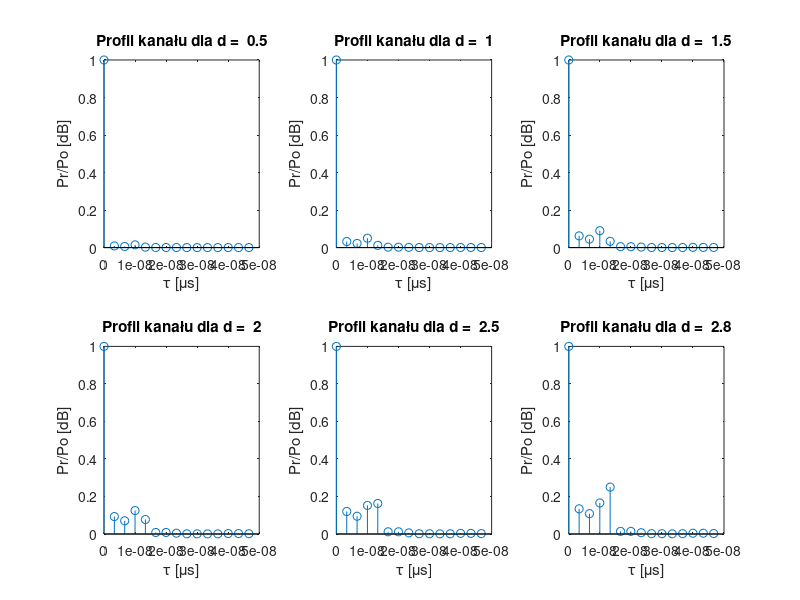
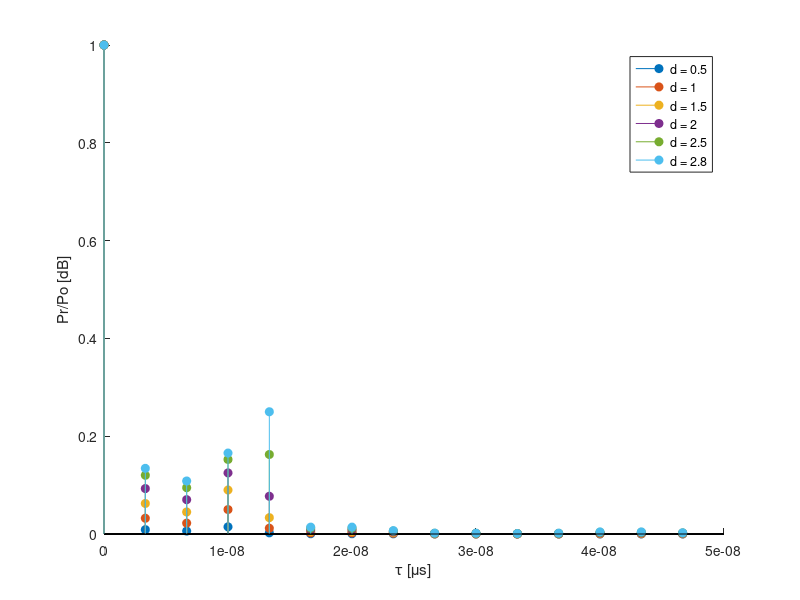
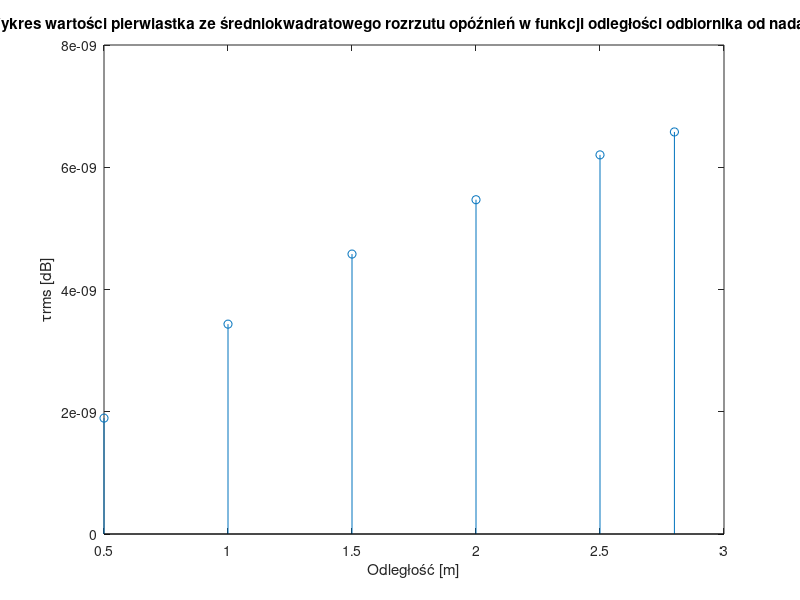
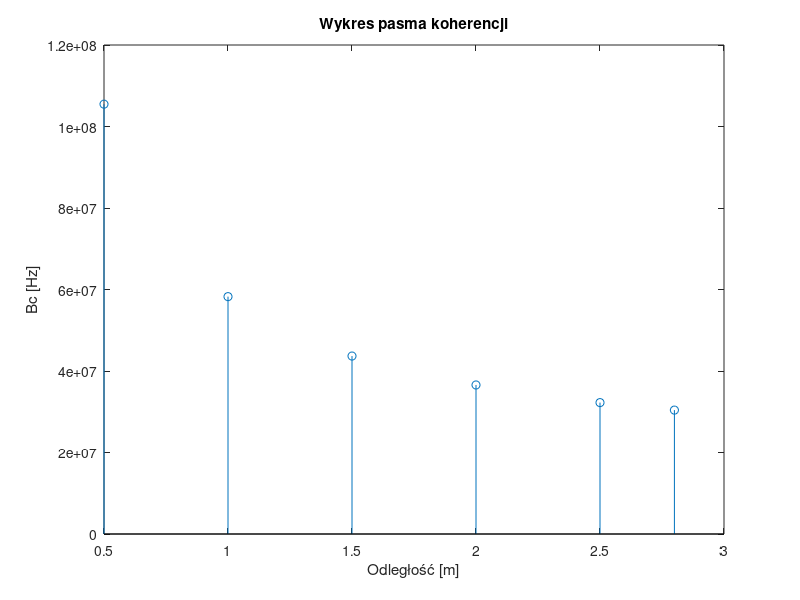

Here is the MATLAB script that generated these plots, in order:
clear;
clear all;
f = 3.6 * 10^9;               %częstotliwość
c = 3 * 10^8;                 %prędkość światła
d_max = 2.8;                  %długość pokoju
s_max = 2.6;                  %szerokość pokoju
h_max = 2.6;                  %wysokość pokoju
step1 = 0.005;   
a = -0.5;                       %współczynnik odbicia
h_anten = 1;                  %wysokość anteny
%d = [1:step1:d_max];          %zakres dla zadania 1

d = [0.5 1 1.5 2 2.5 2.8];
absprpo = [];
for i = 1 : 1 : 6
    %%%%%%%%%%%%%%%%%%%%%%%%%%%%%%%%%%%%%%%%%%%%%%%%%%%%%%%%%%%%%%%%%%%%%%%%%%%
    fTXlosRX(i) = 2 * pi * f * (d(i) ./ c); %LOS
    prpolos(i) = (1 ./ d(i)) .* exp(-1i .* fTXlosRX(1,i));
    absprpolos(1,i) = (abs(prpolos(1,i))) .^ 2;
    absprpo(1,i) = absprpolos(1,i);

    %%%%%%%%%%%%%%%%%%%%%%%%%%%%%%%%%%%%%%%%%%%%%%%%%%%%%%%%%%%%%%%%%%%%%%%%%%%
    dsc(i) = hypot(d(i), s_max);
    dsu(i) = hypot(d(i), (2 * (h_max - 1)));
    dpo(i) = hypot (d(i), (2 * h_anten));
    dscp(i) = (2 * d_max) - d(i);
    fTXscRX = 2 * pi * f * (dsc(i) ./ c); %ściana
    fTXsuRX = 2 * pi * f * (dsu(i) ./ c); %sufit
    fTXpoRX = 2 * pi * f * (dpo(i) ./ c); %podłoga
    fTXscpRX = 2 * pi * f * (dscp(i) ./ c); %ściana w linii LOS
    prposc = ((a ./ dsc(i)) .* exp(-1i .* fTXscRX));
    prposu = ((a ./ dsu(i)) .* exp(-1i .* fTXsuRX));
    prpopo = ((a ./ dpo(i)) .* exp(-1i .* fTXpoRX));
    prposcp = ((a ./ dscp(i)) .* exp(-1i .* fTXscpRX));
    absprposc = (abs(prposc))^2;
    absprpo(2,i) = absprposc;
    absprposu = (abs(prposu))^2;
    absprpo(3,i) = absprposu;
    absprpopo = (abs(prpopo))^2;
    absprpo(4,i) = absprpopo;
    absprposcp = (abs(prposcp))^2;
    absprpo(5,i) = absprposcp;
    %%%%%%%%%%%%%%%%%%%%%%%%%%%%%%%%%%%%%%%%%%%%%%%%%%%%%%%%%%%%%%%%%%%%%%%%%%%
    dscsc(i) = hypot(d(i), (2 * s_max)); %ściana + ściana
    dsupo(i) = hypot(d(i), (2 * h_max)); %sufit/podłoga + podłoga/sufit
    dscscp(i) = (2 * d_max) + d(i); % %tył + przód w lini LOS
    fTXscscRX = 2 * pi * f * (dscsc(i) ./ c); 
    fTXsupoRX = 2 * pi * f * (dsupo(i) ./ c); 
    fTXscscpRX = 2 * pi * f * (dscscp(i) ./ c); 
    prposcsc = (((a * a) ./ dscsc(i)) .* exp(-1i .* fTXscscRX));
    prposupo = (((a * a) ./ dsupo(i)) .* exp(-1i .* fTXsupoRX));
    prposcscp = (((a * a) ./ dscscp(i)) .* exp(-1i .* fTXscscpRX));
    absprposcsc = (abs(prposcsc))^2;
    absprpo(6,i) = absprposcsc;
    absprposupo = (abs(prposupo))^2;
    absprpo(7,i) = absprposupo;
    absprposcscp = (abs(prposcscp))^2;
    absprpo(8,i) = absprposcscp;
    %%%%%%%%%%%%%%%%%%%%%%%%%%%%%%%%%%%%%%%%%%%%%%%%%%%%%%%%%%%%%%%%%%%%%%%%%%%
    dscscsc(i) = hypot(d(i), (3 * s_max)); %ściana + ściana + ściana
    dsuposu(i) = hypot(d(i), (2 * (h_max + (h_max - h_anten)))); %sufit + podłoga + sufit
    dposupo(i) = hypot(d(i), (3 * (h_max + h_anten))); %podłoga + sufit + podłoga
    dscscscp(i) = (4 * d_max) - d(i); %tył + przód + tył w lini LOS
    fTXscscscRX = 2 * pi * f * (dscscsc(i) ./ c); 
    fTXsuposuRX = 2 * pi * f * (dsuposu(i) ./ c);
    fTXposupoRX = 2 * pi * f * (dposupo(i) ./ c);
    fTXscscscpRX = 2 * pi * f * (dscscscp(i) ./ c); 
    prposcscsc = (((a * a * a) ./ dscscsc(i)) .* exp(-1i .* fTXscscscRX));
    prpoposupo = (((a * a * a) ./ dsuposu(i)) .* exp(-1i .* fTXsuposuRX));
    prposuposu = (((a * a * a) ./ dposupo(i)) .* exp(-1i .* fTXposupoRX));
    prposcscscp = (((a * a * a) ./ dscscscp(i)) .* exp(-1i .* fTXscscscpRX));
    absprposcscsc = (abs(prposcscsc))^2;
    absprpo(9,i) = absprposcscsc;
    absprpoposupo = (abs(prpoposupo))^2;
    absprpo(10,i) = absprpoposupo;
    absprposuposu = (abs(prposuposu))^2;
    absprpo(11,i) = absprposuposu;
    absprposcscscp = (abs(prposcscscp))^2;
    absprpo(12,i) = absprposcscscp;
    %%%%%%%%%%%%%%%%%%%%%%%%%%%%%%%%%%%%%%%%%%%%%%%%%%%%%%%%%%%%%%%%%%%%%%%%%%%
    dscscscsc(i) = hypot(d(i), (4 * s_max)); %ściana + ściana + ściana + ściana
    dsuposupo(i) = hypot(d(i), (4 * h_max)); %sufit/podłoga + podłoga/sufit + sufit/podłoga + podłoga/sufit
    dscscscscp(i) = (4 * d_max) + d(i); % %tył + przód w lini LOS
    fTXscscscscRX = 2 * pi * f * (dscscscsc(i) ./ c); 
    fTXsuposupoRX = 2 * pi * f * (dsuposupo(i) ./ c); 
    fTXscscscscpRX = 2 * pi * f * (dscscscscp(i) ./ c); 
    prposcscscsc = (((a * a) ./ dscscscsc(i)) .* exp(-1i .* fTXscscscscRX));
    prposuposupo = (((a * a) ./ dsuposupo(i)) .* exp(-1i .* fTXsuposupoRX));
    prposcscscscp = (((a * a) ./ dscscscscp(i)) .* exp(-1i .* fTXscscscscpRX));
    absprposcscscsc = (abs(prposcscscsc))^2;
    absprpo(13,i) = absprposcscscsc;
    absprposuposupo = (abs(prposuposupo))^2;
    absprpo(14,i) = absprposuposupo;
    absprposcscscscp = (abs(prposcscscscp))^2;
    absprpo(15,i) = absprposcscscscp;
end
%%%%%%%%%%%%%%%%%%%%%%%%%%%%%%%%%%%%%%%%%%%%%%%%%%%%%%%%%%%%%%%%%%%%%%%%%%%
k = 15 * length(d);
ds = ([d, dsc, dsu, dpo, dscp, dscsc, dsupo, dscscp, dscscsc, dsuposu, dposupo, dscscscp]);
ds = reshape(1:k, 15,6);
Tauds = ds / c;
%Tauds = [Taud Taudsc Taudsu Taudpo Taudscp Taudscsc Taudsupo Taudscscp Taudscscsc Taudsuposu Taudposupo Taudscscscp];
%%%%%%%%%%%%%%%%%%%%%%%%%%%%%%%%%%%%%%%%%%%%%%%%%%%%%%%%%%%%%%%%%%%%%%%%%%%
% deltaTaudsc = Taudsc - Taud;
% deltaTaudsu = Taudsu - Taud;
% deltaTaudpo = Taudpo - Taud;
% deltaTaudscp = Taudscp - Taud;
% deltaTaudscsc = Taudscsc - Taud;
% deltaTaudsupo = Taudsupo - Taud;
% deltaTaudscscp = Taudscscp - Taud;
% deltaTaudscscsc = Taudscscsc - Taud;
% deltaTaudsuposu = Taudsuposu - Taud;
% deltaTaudposupo = Taudposupo - Taud;
% deltaTaudscscscp = Taudscscscp - Taud;
%%%%%%%%%%%%%%%%%%%%%%%%%%%%%%%%%%%%%%%%%%%%%%%%%%%%%%%%%%%%%%%%%%%%%%%%%%%
deltaTauds = Tauds - Tauds(1,:);
PrxPr1 = absprpo ./ absprpolos;
for i = 1 : 1 : 6
    x = deltaTauds(:,i);
    y = PrxPr1(:,i);
    subplot(2,3,i)
    stem(x, y)
    title(['Profil kanału dla d =  ', num2str(d(i))]);
    xlabel('τ [μs]');
    ylabel('Pr/Po [dB]');
end
figure
hold on
for i = 1 : 1 : 6
    x = deltaTauds(:,i);
    y = PrxPr1(:,i);
    %subplot(2,3,i)
    %figure
    stem(x, y,'filled')
    %title(['Profil kanału dla d =  ', num2str(d(i))]);
    xlabel('τ [μs]');
    ylabel('Pr/Po [dB]');
    legend('d = 0.5','d = 1','d = 1.5','d = 2','d = 2.5','d = 2.8')
end
hold off

%%%%%%%%%%%%%%%%%%%%%%%%%%%%%%%%%%%%%%%%%%%%%%%%%%%%%%%%%%%%%%%%%%%%%%%%%%%
for i = 1 : 1 : 6
    AvgTau(i) = (sum(Tauds(:,i) .* PrxPr1(:,i))) / (sum(PrxPr1(:,i)));
    SquareAvgTau(i) = (sum((Tauds(:,i) .^2) .* (PrxPr1(:,i)))) / (sum(PrxPr1(:,i)));
    TauRMS(i) = sqrt((SquareAvgTau(i)) - (AvgTau(i) .^ 2));
end
figure
stem(d,TauRMS)
title('Wykres wartości pierwiastka ze średniokwadratowego rozrzutu opóźnień w funkcji odległości odbiornika od nadajnika');
xlabel('Odległość [m]');
ylabel('τrms [dB]');

for i = 1 : 1 : 6
    Bc50(i) = 1 / (5 .* TauRMS(i));
end
figure
stem(d,Bc50)
title('Wykres pasma koherencji');
xlabel('Odległość [m]');
ylabel('Bc [Hz]');